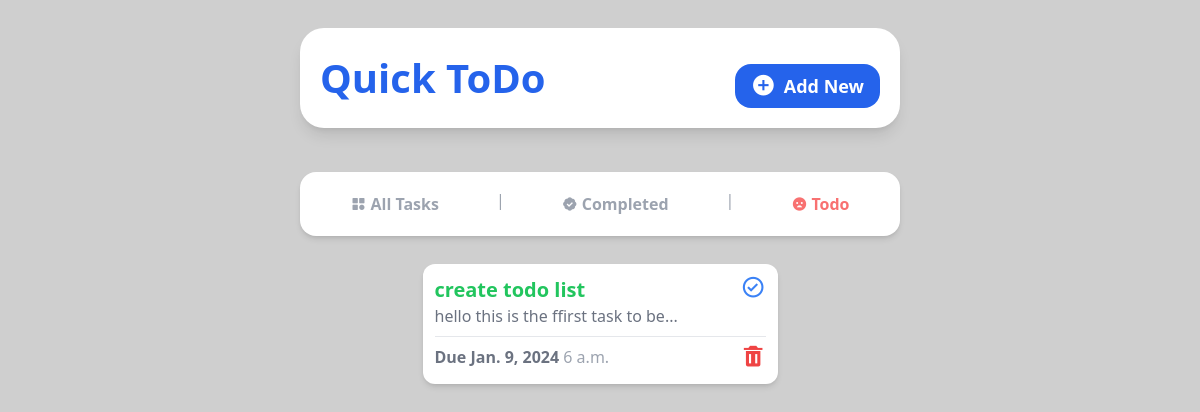
/remaining, run on an earlier commit of the app's database.
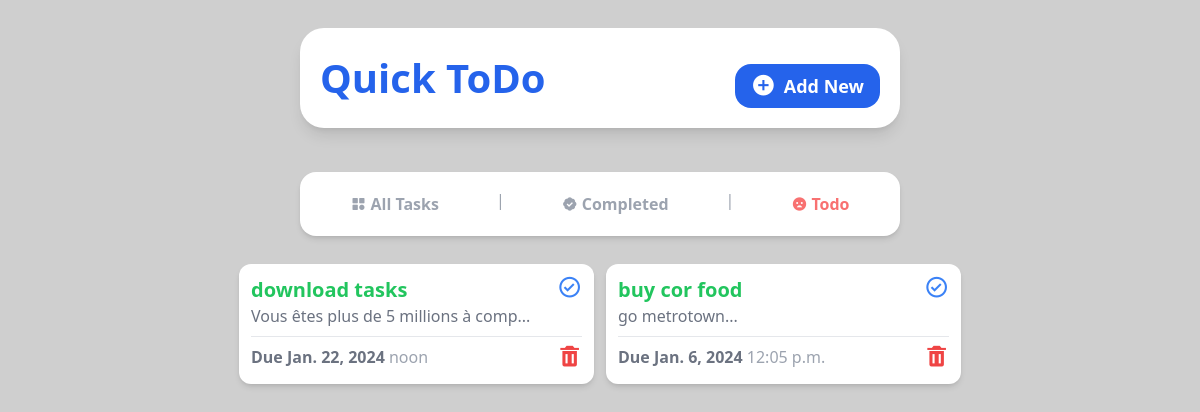
And on a later commit of the database.
### tasks/models.py (models this page shows, shortened)
class Task(models.Model):
    title = models.CharField(max_length = 35)
    description = models.TextField(null = True, blank = True)
    due_date = models.DateField()
    due_time = models.TimeField()
    completed = models.BooleanField(default = False)

### tasks/views.py (the view)
# urls.py: path('remaining', views.remaining, name='remaining'),
def remaining(request):
    remaining_tasks = Task.objects.filter(completed = False)
    return render(request, 'remaining.html', {
        'remaining_tasks' : remaining_tasks,
    })

### tasks/templates/remaining.html
{% include 'base.html' %}
{% include 'remaining_nav.html' %}
{% block content %}
    <section
      class="flex flex-1 flex-wrap justify-center gap-3 bg-[#fff0] w-10/12 md:w-11/12 h-full mb-3 rounded-2xl p-3 overflow-y-auto scrollbar-hide"
    >
    {% for task in remaining_tasks %}
      <div
      class="w-[355px] flex flex-col shadow-md bg-white h-[120px] rounded-xl p-3"
    >
      <div class="flex flex-row justify-between">
        <div>
          <a href="{% url 'task_detail' task.id %}">
            <h1 class="text-green-500 font-semibold text-xl">
              {{ task.title }}
            </h1>
          </a>
          <p class="text-gray-500 text-md">
            {{ task.description | slice:":35" }}...
          </p>
        </div>
        <a href="{% url 'toggle_complete' task.id %}">
          <i class="bx bx-check-circle bx-sm text-blue-500"></i>
        </a>
      </div>
      <hr class="border-t border-gray-200 my-2" />
      <div class="flex flex-row justify-between">
        <h2 class="text-gray-500 font-bold">
          Due {{task.due_date}} <span class="font-medium text-gray-400">{{task.due_time}}</span>
        </h2>
        <a href="{% url 'delete_task' task.id %}">
          <i class="bx bxs-trash bx-sm text-red-500"></i>
        </a>
      </div>
    </div>
    {% endfor %}
    </section>
{% endblock content %}

What changed in the data, as far as the page shows it:
removed Task: title "create todo list", description "hello this is the ffirst task to be", due_date "Jan. 9, 2024", due_time "6 a.m."
now on this page (row edited): Task: title "download tasks", description "Vous êtes plus de 5 millions à comp", due_date "Jan. 22, 2024", due_time "noon"
added Task: title "buy cor food", description "go metrotown", due_date "Jan. 6, 2024", due_time "12:05 p.m."
